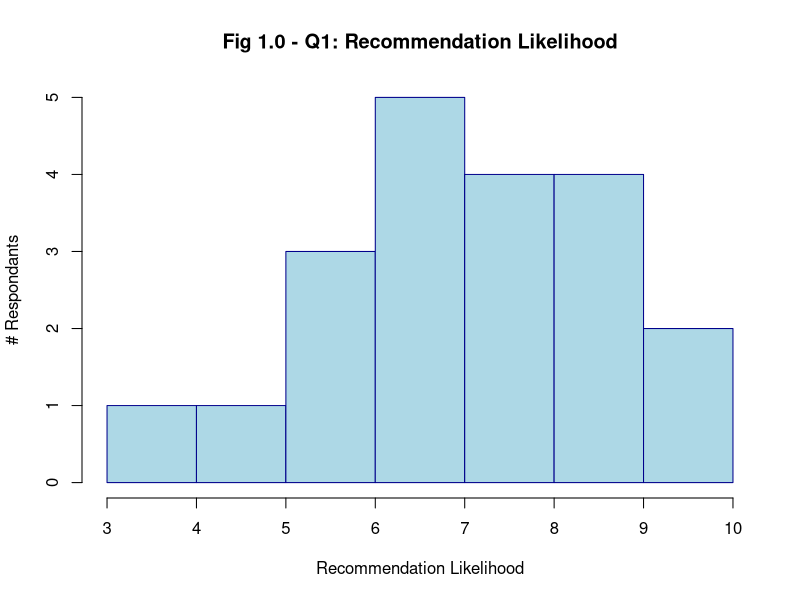
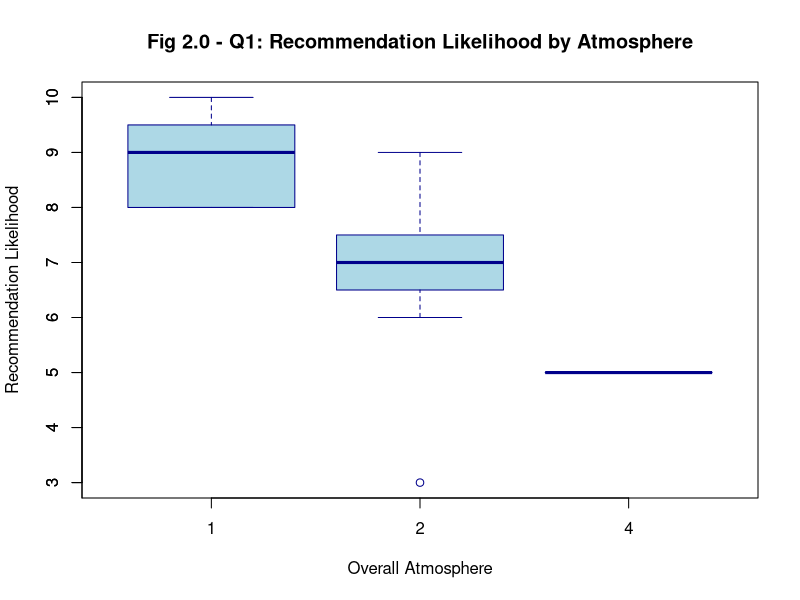
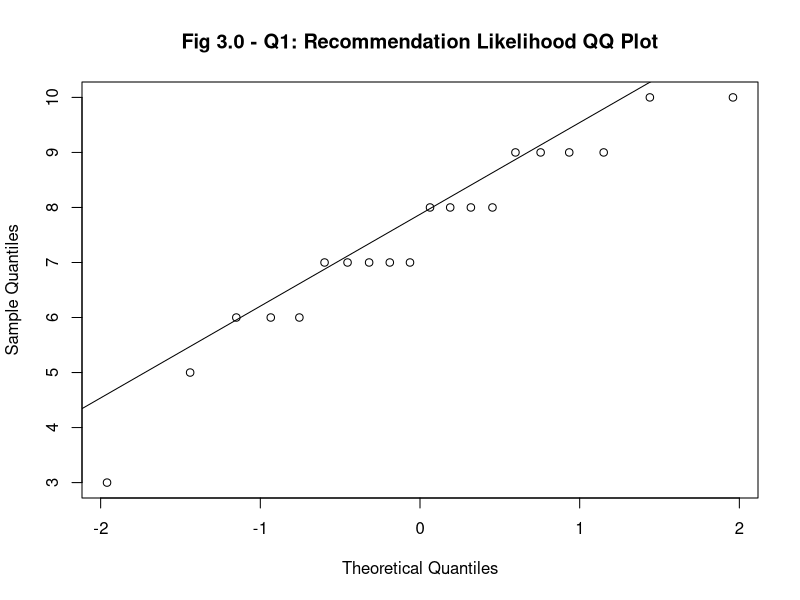
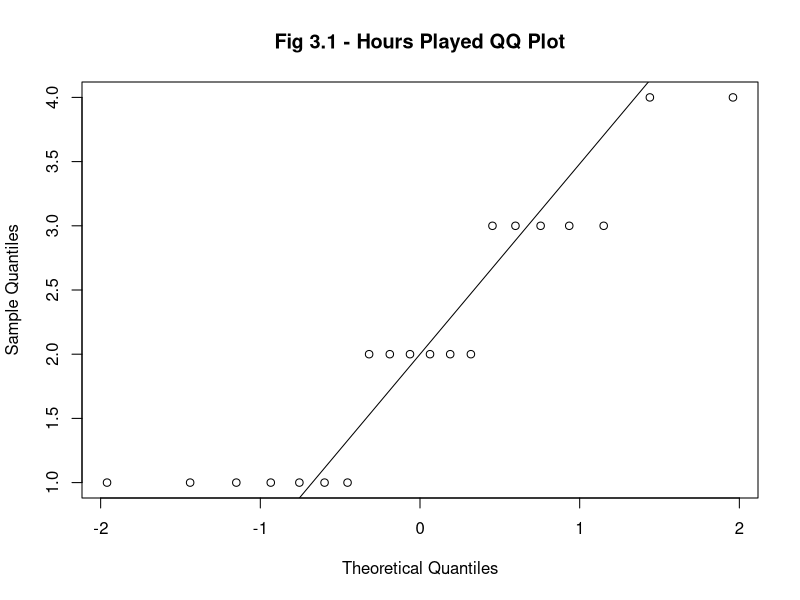
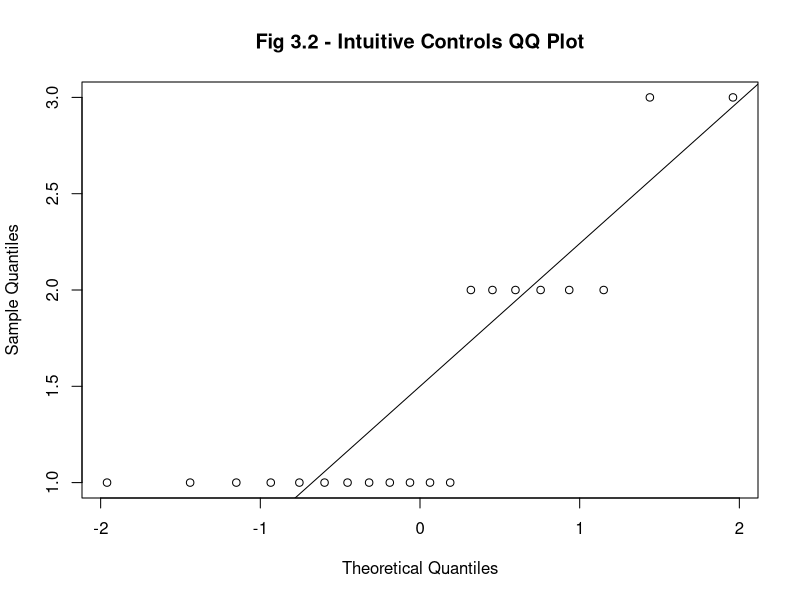
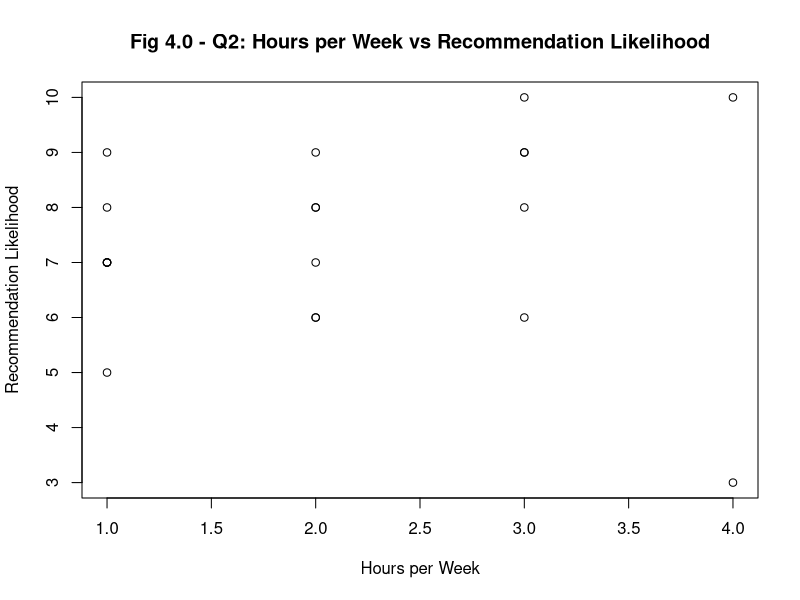
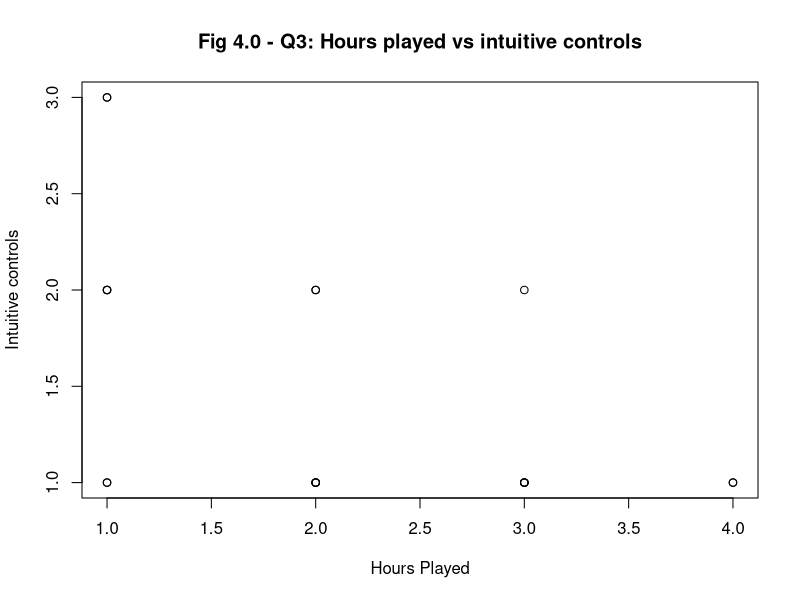

R code for these plots, in order:
## ---- chunk 1
# install knitr for a pretty table - see Appendix C
if(!require("knitr"))
   install.packages("knitr")
library(knitr)

# install kableExtra for a pretty table - see Appendix D
if(!require("kableExtra"))
   install.packages("kableExtra")
library(kableExtra)
## ---- chunk 2
# Load the data
survey_data <- read.csv("data/Customer Feedback.csv")
survey_data <- survey_data[-1, , drop = FALSE]

## ---- chunk 3
median_pl <- median(survey_data$Recommendation.Likelihood)
sd_pl <- sd(survey_data$Recommendation.Likelihood)

## ---- chunk 4
# Create a histogram of the Recommendation likelihood
recommend <- as.numeric(survey_data$Recommendation.Likelihood)
hist(recommend,
     main = "Fig 1.0 - Q1: Recommendation Likelihood",
     xlab = "Recommendation Likelihood",
     ylab = "# Respondants",
     col = "lightblue",
     border = "darkblue",
     breaks = 6)

## ---- chunk 5
# boxplot of Recommendation likelihood

num_Atmosphere <- as.numeric(
  factor(survey_data$Overall.Atmosphere,
         levels = c("Very engaging", "Somewhat engaging", "neutral", "Somewhat disengaging", "Very disengaging"),
         exclude = NA))

boxplot(recommend ~ num_Atmosphere,
        survey_data,
        na.action = na.omit,
        col = "lightblue",
        outline = TRUE,
        border = "darkblue",
        horizontal = FALSE,
        main = "Fig 2.0 - Q1: Recommendation Likelihood by Atmosphere",
        xlab = "Overall Atmosphere",
        ylab = "Recommendation Likelihood")


# set how many ticks to put on Y axis
# see Axis Customization - https://r-charts.com/base-r/axes/?utm_content=cmp-true
axis(2, at = c(seq(0, 10, 1)))

## ---- chunk 6

# Create a QQ plot of recommendation likelihood with a title
qqnorm(recommend,
       main = "Fig 3.0 - Q1: Recommendation Likelihood QQ Plot")
qqline(recommend)

## ---- chunk 7
# Determine normality from shapiro test
results_sw <- shapiro.test(recommend)
print(results_sw)
#p_value <- results_sw$p.value
#is_normal <- p_value > 0.05


## ---- chunk 8
hours_played <- as.numeric(
  factor(survey_data$Weekly.playtime,
         levels = c("1-5hrs", "6-15hrs", "16-30hrs", "31-50hrs", "51+hrs"),
         exclude = NA))


# Create a QQ plot of recommendation likelihood with a title
qqnorm(hours_played,
       main = "Fig 3.1 - Hours Played QQ Plot")
qqline(hours_played)
## ---- chunk 9
# Determine normality from shapiro test
results_sw <- shapiro.test(hours_played)
print(results_sw)
#p_value <- results_sw$p.value
#is_normal <- p_value > 0.05
## ---- chunk 10
intuitive_controls <- as.numeric(
  factor(survey_data$Intuitive.Controls,
         levels = c("Very intuitive", "Somewhat intuitive", "Neutral", "Somewhat unintuitive", "Very unintuitive"),
         exclude = NA))

# Create a QQ plot of intuitive_controls with a title
qqnorm(intuitive_controls,
       main = "Fig 3.2 - Intuitive Controls QQ Plot")
qqline(intuitive_controls)

## ---- chunk 11
# Determine normality from shapiro test
results_sw <- shapiro.test(intuitive_controls)
print(results_sw)
#p_value <- results_sw$p.value
#is_normal <- p_value > 0.05
## ---- chunk 12
# Scatterplot
plot(hours_played,recommend,
     main = "Fig 4.0 - Q2: Hours per Week vs Recommendation Likelihood",
     xlab = "Hours per Week",
     ylab = "Recommendation Likelihood")

## ---- chunk 13
# linear correlation hours played vs recommendation likelihood using spearman
cor_results <- cor.test(hours_played, recommend, method = "pearson")
## ---- chunk 14
# output results for linear correlation
cor_results
## ---- chunk 15
# plot linear correlation hours_played vs intuitive controls
plot(hours_played,intuitive_controls,
     main = "Fig 4.0 - Q3: Hours played vs intuitive controls",
     xlab = "Hours Played",
     ylab = "Intuitive controls")
## ---- chunk 16
# linear correlation hours played vs intuitive controls using spearman
cor_results <- cor.test(hours_played, intuitive_controls,
                        method = "spearman")
## ---- chunk 17
# output results for linear correlation
cor_results

## ---- chunk 18
table_cat_to_num <- data.frame(hours_played,intuitive_controls)

kable(table_cat_to_num, caption = "Table 1.0 - Categorical to Numerical Conversion",
      col.names = c("Weekly Playtime", "Intuitive Controls"))
## ---- chunk 19

kable(survey_data, 
      caption = "Table 2.0 - Raw Survey Data")

## ---- chunk 20
mtcars[1:8, 1:8] %>%
  kbl() %>%
  kable_paper(full_width = F) %>%
  column_spec(2, color = spec_color(mtcars$mpg[1:8]),
              link = "https://haozhu233.github.io/kableExtra/") %>%
  column_spec(6, color = "white",
              background = spec_color(mtcars$drat[1:8], end = 0.7),
              popover = paste("am:", mtcars$am[1:8]))
## ---- chunk 21

mpg_list <- split(mtcars$mpg, mtcars$cyl)
disp_list <- split(mtcars$disp, mtcars$cyl)
inline_plot <- data.frame(cyl = c(4, 6, 8), mpg_box = "", mpg_hist = "",
                          mpg_line1 = "", mpg_line2 = "",
                          mpg_points1 = "", mpg_points2 = "", mpg_poly = "")
inline_plot %>%
  kbl(booktabs = TRUE) %>%
  kable_paper(full_width = FALSE) %>%
  column_spec(2, image = spec_boxplot(mpg_list)) %>%
  column_spec(3, image = spec_hist(mpg_list)) %>%
  column_spec(4, image = spec_plot(mpg_list, same_lim = TRUE)) %>%
  column_spec(5, image = spec_plot(mpg_list, same_lim = FALSE)) %>%
  column_spec(6, image = spec_plot(mpg_list, type = "p")) %>%
  column_spec(7, image = spec_plot(mpg_list, disp_list, type = "p")) %>%
  column_spec(8, image = spec_plot(mpg_list, polymin = 5))
